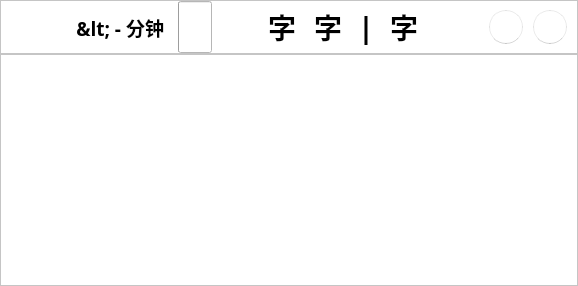
<?xml version="1.0" encoding="UTF-8"?>
<ui version="4.0">
 <class>Form</class>
 <widget class="QWidget" name="Form">
  <property name="enabled">
   <bool>true</bool>
  </property>
  <property name="geometry">
   <rect>
    <x>0</x>
    <y>0</y>
    <width>578</width>
    <height>286</height>
   </rect>
  </property>
  <property name="sizePolicy">
   <sizepolicy hsizetype="Preferred" vsizetype="Fixed">
    <horstretch>0</horstretch>
    <verstretch>0</verstretch>
   </sizepolicy>
  </property>
  <property name="minimumSize">
   <size>
    <width>0</width>
    <height>42</height>
   </size>
  </property>
  <property name="maximumSize">
   <size>
    <width>16777215</width>
    <height>16777215</height>
   </size>
  </property>
  <property name="windowTitle">
   <string>今日课程</string>
  </property>
  <property name="autoFillBackground">
   <bool>false</bool>
  </property>
  <layout class="QGridLayout" name="gridLayout">
   <property name="leftMargin">
    <number>0</number>
   </property>
   <property name="topMargin">
    <number>0</number>
   </property>
   <property name="rightMargin">
    <number>0</number>
   </property>
   <property name="bottomMargin">
    <number>0</number>
   </property>
   <property name="spacing">
    <number>0</number>
   </property>
   <item row="0" column="0">
    <widget class="QFrame" name="background">
     <property name="sizePolicy">
      <sizepolicy hsizetype="Expanding" vsizetype="Expanding">
       <horstretch>0</horstretch>
       <verstretch>0</verstretch>
      </sizepolicy>
     </property>
     <property name="minimumSize">
      <size>
       <width>0</width>
       <height>54</height>
      </size>
     </property>
     <property name="maximumSize">
      <size>
       <width>16777215</width>
       <height>54</height>
      </size>
     </property>
     <property name="styleSheet">
      <string notr="true">background-color: rgba(255, 255, 255, 255);</string>
     </property>
     <property name="frameShape">
      <enum>QFrame::StyledPanel</enum>
     </property>
     <property name="frameShadow">
      <enum>QFrame::Raised</enum>
     </property>
     <layout class="QVBoxLayout" name="verticalLayout_3">
      <property name="spacing">
       <number>0</number>
      </property>
      <property name="leftMargin">
       <number>10</number>
      </property>
      <property name="topMargin">
       <number>0</number>
      </property>
      <property name="rightMargin">
       <number>10</number>
      </property>
      <property name="bottomMargin">
       <number>0</number>
      </property>
      <item>
       <layout class="QHBoxLayout" name="horizontalLayout">
        <item>
         <spacer name="horizontalSpacer_ex_left">
          <property name="orientation">
           <enum>Qt::Horizontal</enum>
          </property>
          <property name="sizeHint" stdset="0">
           <size>
            <width>40</width>
            <height>20</height>
           </size>
          </property>
         </spacer>
        </item>
        <item>
         <widget class="QLabel" name="countdown">
          <property name="minimumSize">
           <size>
            <width>83</width>
            <height>0</height>
           </size>
          </property>
          <property name="font">
           <font>
            <family>HarmonyOS Sans SC</family>
            <pointsize>14</pointsize>
            <weight>75</weight>
            <italic>false</italic>
            <bold>true</bold>
           </font>
          </property>
          <property name="toolTip">
           <string>剩余时间</string>
          </property>
          <property name="styleSheet">
           <string notr="true">border: none;
color: rgb(0, 0, 0);
font-weight: bold;
background: none;</string>
          </property>
          <property name="text">
           <string>&lt; - 分钟</string>
          </property>
          <property name="textFormat">
           <enum>Qt::PlainText</enum>
          </property>
          <property name="alignment">
           <set>Qt::AlignRight|Qt::AlignTrailing|Qt::AlignVCenter</set>
          </property>
         </widget>
        </item>
        <item>
         <spacer name="horizontalSpacer_2_to_4">
          <property name="orientation">
           <enum>Qt::Horizontal</enum>
          </property>
          <property name="sizeType">
           <enum>QSizePolicy::Fixed</enum>
          </property>
          <property name="sizeHint" stdset="0">
           <size>
            <width>14</width>
            <height>20</height>
           </size>
          </property>
         </spacer>
        </item>
        <item>
         <widget class="ProgressRing" name="countdown_progressBar">
          <property name="sizePolicy">
           <sizepolicy hsizetype="Expanding" vsizetype="Expanding">
            <horstretch>0</horstretch>
            <verstretch>0</verstretch>
           </sizepolicy>
          </property>
          <property name="minimumSize">
           <size>
            <width>25</width>
            <height>25</height>
           </size>
          </property>
          <property name="maximumSize">
           <size>
            <width>34</width>
            <height>54</height>
           </size>
          </property>
          <property name="font">
           <font>
            <family>Segoe UI Emoji</family>
            <pointsize>1</pointsize>
            <weight>75</weight>
            <bold>true</bold>
           </font>
          </property>
          <property name="styleSheet">
           <string notr="true">font-weight: bold;</string>
          </property>
          <property name="maximum">
           <number>100</number>
          </property>
          <property name="textVisible">
           <bool>false</bool>
          </property>
          <property name="format">
           <string>%p%</string>
          </property>
          <property name="val" stdset="0">
           <double>0.000000000000000</double>
          </property>
          <property name="strokeWidth" stdset="0">
           <number>7</number>
          </property>
         </widget>
        </item>
        <item>
         <spacer name="horizontalSpacer">
          <property name="orientation">
           <enum>Qt::Horizontal</enum>
          </property>
          <property name="sizeType">
           <enum>QSizePolicy::Fixed</enum>
          </property>
          <property name="sizeHint" stdset="0">
           <size>
            <width>50</width>
            <height>20</height>
           </size>
          </property>
         </spacer>
        </item>
        <item>
         <layout class="QHBoxLayout" name="horizontalLayout_lesson_list">
          <property name="sizeConstraint">
           <enum>QLayout::SetDefaultConstraint</enum>
          </property>
          <item>
           <widget class="QFrame" name="backgnd_2">
            <property name="minimumSize">
             <size>
              <width>40</width>
              <height>40</height>
             </size>
            </property>
            <property name="maximumSize">
             <size>
              <width>16777215</width>
              <height>40</height>
             </size>
            </property>
            <property name="styleSheet">
             <string notr="true">border-radius: 20px;
background-color: none</string>
            </property>
            <property name="frameShape">
             <enum>QFrame::StyledPanel</enum>
            </property>
            <property name="frameShadow">
             <enum>QFrame::Raised</enum>
            </property>
            <layout class="QHBoxLayout" name="horizontalLayout_7">
             <property name="spacing">
              <number>0</number>
             </property>
             <property name="leftMargin">
              <number>6</number>
             </property>
             <property name="topMargin">
              <number>0</number>
             </property>
             <property name="rightMargin">
              <number>6</number>
             </property>
             <property name="bottomMargin">
              <number>0</number>
             </property>
             <item>
              <widget class="QLabel" name="next_lesson_text_2">
               <property name="font">
                <font>
                 <family>HarmonyOS Sans SC</family>
                 <pointsize>21</pointsize>
                 <weight>75</weight>
                 <italic>false</italic>
                 <bold>true</bold>
                </font>
               </property>
               <property name="styleSheet">
                <string notr="true">border: none;
color: rgb(0, 0, 0);
font-weight: bold;
background: none;</string>
               </property>
               <property name="text">
                <string>字</string>
               </property>
               <property name="textFormat">
                <enum>Qt::PlainText</enum>
               </property>
               <property name="alignment">
                <set>Qt::AlignLeading|Qt::AlignLeft|Qt::AlignVCenter</set>
               </property>
              </widget>
             </item>
            </layout>
           </widget>
          </item>
          <item>
           <spacer name="horizontalSpacer_2_to_3">
            <property name="orientation">
             <enum>Qt::Horizontal</enum>
            </property>
            <property name="sizeType">
             <enum>QSizePolicy::Fixed</enum>
            </property>
            <property name="sizeHint" stdset="0">
             <size>
              <width>6</width>
              <height>20</height>
             </size>
            </property>
           </spacer>
          </item>
          <item>
           <widget class="QFrame" name="backgnd_3">
            <property name="minimumSize">
             <size>
              <width>40</width>
              <height>40</height>
             </size>
            </property>
            <property name="maximumSize">
             <size>
              <width>16777215</width>
              <height>40</height>
             </size>
            </property>
            <property name="styleSheet">
             <string notr="true">border-radius: 20px;
background-color: none</string>
            </property>
            <property name="frameShape">
             <enum>QFrame::StyledPanel</enum>
            </property>
            <property name="frameShadow">
             <enum>QFrame::Raised</enum>
            </property>
            <layout class="QHBoxLayout" name="horizontalLayout_9">
             <property name="spacing">
              <number>0</number>
             </property>
             <property name="leftMargin">
              <number>6</number>
             </property>
             <property name="topMargin">
              <number>0</number>
             </property>
             <property name="rightMargin">
              <number>6</number>
             </property>
             <property name="bottomMargin">
              <number>0</number>
             </property>
             <item>
              <widget class="QLabel" name="next_lesson_text_3">
               <property name="font">
                <font>
                 <family>HarmonyOS Sans SC</family>
                 <pointsize>21</pointsize>
                 <weight>75</weight>
                 <italic>false</italic>
                 <bold>true</bold>
                </font>
               </property>
               <property name="styleSheet">
                <string notr="true">border: none;
color: rgb(0, 0, 0);
font-weight: bold;
background: none;</string>
               </property>
               <property name="text">
                <string>字</string>
               </property>
               <property name="textFormat">
                <enum>Qt::PlainText</enum>
               </property>
               <property name="alignment">
                <set>Qt::AlignLeading|Qt::AlignLeft|Qt::AlignVCenter</set>
               </property>
              </widget>
             </item>
            </layout>
           </widget>
          </item>
          <item>
           <spacer name="horizontalSpacer_3_to_divider">
            <property name="orientation">
             <enum>Qt::Horizontal</enum>
            </property>
            <property name="sizeType">
             <enum>QSizePolicy::Fixed</enum>
            </property>
            <property name="sizeHint" stdset="0">
             <size>
              <width>10</width>
              <height>20</height>
             </size>
            </property>
           </spacer>
          </item>
          <item>
           <widget class="QLabel" name="next_lesson_text_divider">
            <property name="font">
             <font>
              <family>HarmonyOS Sans SC</family>
              <pointsize>21</pointsize>
              <weight>75</weight>
              <italic>false</italic>
              <bold>true</bold>
             </font>
            </property>
            <property name="styleSheet">
             <string notr="true">border: none;
color: rgb(0, 0, 0);
font-weight: bold;
background: none;</string>
            </property>
            <property name="text">
             <string>|</string>
            </property>
            <property name="textFormat">
             <enum>Qt::PlainText</enum>
            </property>
            <property name="alignment">
             <set>Qt::AlignCenter</set>
            </property>
           </widget>
          </item>
          <item>
           <spacer name="horizontalSpacer_divider_to_4">
            <property name="orientation">
             <enum>Qt::Horizontal</enum>
            </property>
            <property name="sizeType">
             <enum>QSizePolicy::Fixed</enum>
            </property>
            <property name="sizeHint" stdset="0">
             <size>
              <width>10</width>
              <height>20</height>
             </size>
            </property>
           </spacer>
          </item>
          <item>
           <widget class="QFrame" name="backgnd_4">
            <property name="minimumSize">
             <size>
              <width>40</width>
              <height>40</height>
             </size>
            </property>
            <property name="maximumSize">
             <size>
              <width>16777215</width>
              <height>40</height>
             </size>
            </property>
            <property name="styleSheet">
             <string notr="true">border-radius: 20px;
background-color: none</string>
            </property>
            <property name="frameShape">
             <enum>QFrame::StyledPanel</enum>
            </property>
            <property name="frameShadow">
             <enum>QFrame::Raised</enum>
            </property>
            <layout class="QHBoxLayout" name="horizontalLayout_8">
             <property name="spacing">
              <number>0</number>
             </property>
             <property name="leftMargin">
              <number>6</number>
             </property>
             <property name="topMargin">
              <number>0</number>
             </property>
             <property name="rightMargin">
              <number>6</number>
             </property>
             <property name="bottomMargin">
              <number>0</number>
             </property>
             <item>
              <widget class="QLabel" name="next_lesson_text_4">
               <property name="font">
                <font>
                 <family>HarmonyOS Sans SC</family>
                 <pointsize>21</pointsize>
                 <weight>75</weight>
                 <italic>false</italic>
                 <bold>true</bold>
                </font>
               </property>
               <property name="styleSheet">
                <string notr="true">border: none;
color: rgb(0, 0, 0);
font-weight: bold;
background: none;</string>
               </property>
               <property name="text">
                <string>字</string>
               </property>
               <property name="textFormat">
                <enum>Qt::PlainText</enum>
               </property>
               <property name="alignment">
                <set>Qt::AlignLeading|Qt::AlignLeft|Qt::AlignVCenter</set>
               </property>
              </widget>
             </item>
            </layout>
           </widget>
          </item>
         </layout>
        </item>
        <item>
         <spacer name="horizontalSpacer_ex_right">
          <property name="orientation">
           <enum>Qt::Horizontal</enum>
          </property>
          <property name="sizeHint" stdset="0">
           <size>
            <width>40</width>
            <height>20</height>
           </size>
          </property>
         </spacer>
        </item>
        <item>
         <widget class="QPushButton" name="pushButton_dark">
          <property name="sizePolicy">
           <sizepolicy hsizetype="Fixed" vsizetype="Fixed">
            <horstretch>0</horstretch>
            <verstretch>0</verstretch>
           </sizepolicy>
          </property>
          <property name="minimumSize">
           <size>
            <width>34</width>
            <height>34</height>
           </size>
          </property>
          <property name="toolTip">
           <string>熄屏模式</string>
          </property>
          <property name="styleSheet">
           <string notr="true">background-color: rgb(255, 255, 255);
border: 1px solid;
border-color: rgba(0, 0, 0, 20);
border-bottom-color: rgba(0, 0, 0, 40);
border-radius: 17px;</string>
          </property>
          <property name="text">
           <string/>
          </property>
          <property name="icon">
           <iconset>
            <normaloff>img/dark.svg</normaloff>img/dark.svg</iconset>
          </property>
          <property name="iconSize">
           <size>
            <width>18</width>
            <height>18</height>
           </size>
          </property>
         </widget>
        </item>
        <item>
         <spacer name="horizontalSpacer_icon">
          <property name="orientation">
           <enum>Qt::Horizontal</enum>
          </property>
          <property name="sizeType">
           <enum>QSizePolicy::Fixed</enum>
          </property>
          <property name="sizeHint" stdset="0">
           <size>
            <width>10</width>
            <height>20</height>
           </size>
          </property>
         </spacer>
        </item>
        <item>
         <widget class="QPushButton" name="pushButton_close">
          <property name="enabled">
           <bool>true</bool>
          </property>
          <property name="sizePolicy">
           <sizepolicy hsizetype="Fixed" vsizetype="Fixed">
            <horstretch>0</horstretch>
            <verstretch>0</verstretch>
           </sizepolicy>
          </property>
          <property name="minimumSize">
           <size>
            <width>34</width>
            <height>34</height>
           </size>
          </property>
          <property name="toolTip">
           <string>关闭</string>
          </property>
          <property name="styleSheet">
           <string notr="true">background-color: rgb(255, 255, 255);
border: 1px solid;
border-color: rgba(0, 0, 0, 20);
border-bottom-color: rgba(0, 0, 0, 40);
border-radius: 17px;</string>
          </property>
          <property name="text">
           <string/>
          </property>
          <property name="icon">
           <iconset>
            <normaloff>img/close.svg</normaloff>img/close.svg</iconset>
          </property>
          <property name="iconSize">
           <size>
            <width>14</width>
            <height>14</height>
           </size>
          </property>
         </widget>
        </item>
       </layout>
      </item>
     </layout>
    </widget>
   </item>
   <item row="1" column="0">
    <widget class="QFrame" name="background_2">
     <property name="sizePolicy">
      <sizepolicy hsizetype="Expanding" vsizetype="Expanding">
       <horstretch>0</horstretch>
       <verstretch>0</verstretch>
      </sizepolicy>
     </property>
     <property name="minimumSize">
      <size>
       <width>0</width>
       <height>54</height>
      </size>
     </property>
     <property name="maximumSize">
      <size>
       <width>16777215</width>
       <height>16777215</height>
      </size>
     </property>
     <property name="styleSheet">
      <string notr="true">background-color: rgba(255, 255, 255, 255);</string>
     </property>
     <property name="frameShape">
      <enum>QFrame::StyledPanel</enum>
     </property>
     <property name="frameShadow">
      <enum>QFrame::Raised</enum>
     </property>
     <layout class="QVBoxLayout" name="verticalLayout_4">
      <property name="spacing">
       <number>0</number>
      </property>
      <property name="leftMargin">
       <number>10</number>
      </property>
      <property name="topMargin">
       <number>0</number>
      </property>
      <property name="rightMargin">
       <number>10</number>
      </property>
      <property name="bottomMargin">
       <number>0</number>
      </property>
     </layout>
    </widget>
   </item>
  </layout>
 </widget>
 <customwidgets>
  <customwidget>
   <class>ProgressBar</class>
   <extends>QProgressBar</extends>
   <header>qfluentwidgets</header>
  </customwidget>
  <customwidget>
   <class>ProgressRing</class>
   <extends>ProgressBar</extends>
   <header>qfluentwidgets</header>
  </customwidget>
 </customwidgets>
 <resources/>
 <connections/>
</ui>
